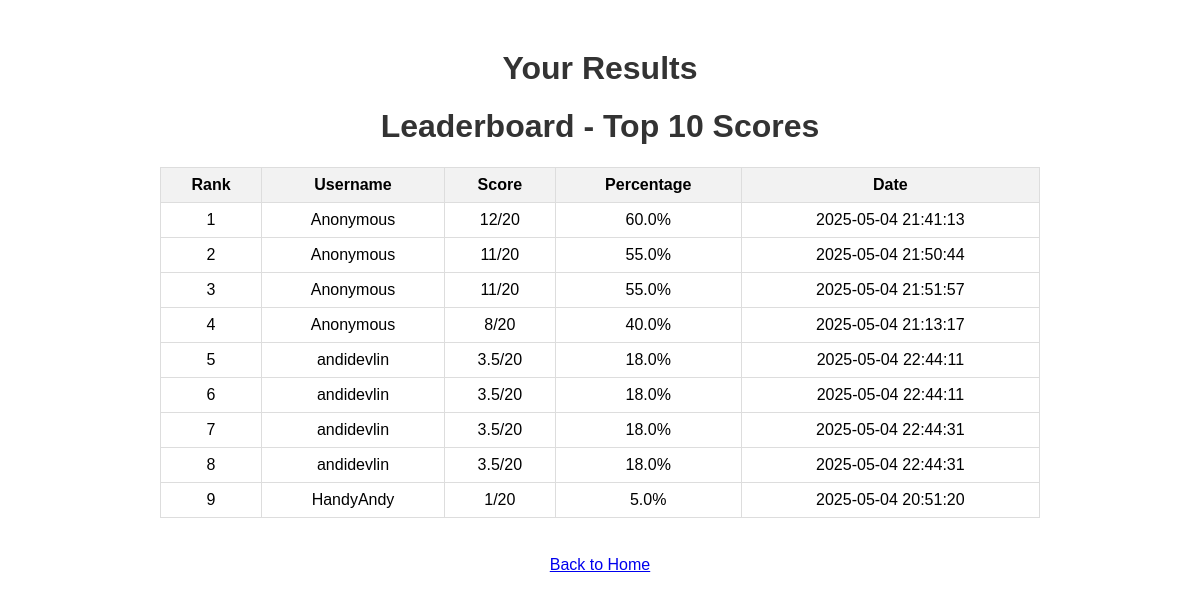
The app's page /leaderboard with its own data.
### app.py (models this page shows)
class Score(db.Model):
    id = db.Column(db.Integer, primary_key=True)
    username = db.Column(db.String(50), nullable=False)
    score = db.Column(db.Integer, nullable=False)
    percentage = db.Column(db.Float, nullable=False)
    timestamp = db.Column(db.DateTime, default=datetime.utcnow)

### app.py (the view)
@app.route('/leaderboard')
def leaderboard():
    scores = Score.query.order_by(Score.percentage.desc()).limit(10).all()
    final_score = session.get('final_score', None)
    return render_template('leaderboard.html', scores=scores, final_score=final_score)

### templates/leaderboard.html (shortened to what this page needs)
<!DOCTYPE html>
<html>
<head>
    <link rel="stylesheet" href="{{ url_for('static', filename='style.css') }}">
</head>
<body>
    <h1>Your Results</h1>
    <h1>Leaderboard - Top 10 Scores</h1>
    {% if scores %}
    <table>
        <tr>
            <th>Rank</th>
            <th>Username</th>
            <th>Score</th>
            <th>Percentage</th>
            <th>Date</th>
        </tr>
        {% for score in scores %}
        <tr>
            <td>{{ loop.index }}</td>
            <td>{{ score.username }}</td>
            <td>{{ score.score }}/20</td>
            <td>{{ score.percentage|round(0) }}%</td>
            <td>{{ score.timestamp.strftime('%Y-%m-%d %H:%M:%S') }}</td>
        </tr>
        {% endfor %}
    </table>
    {% else %}
    <p>No scores yet.</p>
    {% endif %}
    <br>
    <a href="{{ url_for('index') }}">Back to Home</a>
</body>
</html>

### static/style.css (style rules this page uses)
body { font-family: Arial, sans-serif; text-align: center; margin: 50px; }
h1 { color: #333; }
table { margin: 20px auto; border-collapse: collapse; width: 80%; }
th, td { border: 1px solid #ddd; padding: 8px; text-align: center; }
th { background-color: #f2f2f2; }

### records on screen
Score: username "Anonymous", score "12", percentage "60.0", timestamp "2025-05-04 21:41:13"
Score: username "Anonymous", score "11", percentage "55.0", timestamp "2025-05-04 21:50:44"
Score: username "Anonymous", score "11", percentage "55.0", timestamp "2025-05-04 21:51:57"
Score: username "Anonymous", score "8", percentage "40.0", timestamp "2025-05-04 21:13:17"
Score: username "andidevlin", score "3.5", percentage "18.0", timestamp "2025-05-04 22:44:11"
Score: username "andidevlin", score "3.5", percentage "18.0", timestamp "2025-05-04 22:44:11"
Score: username "andidevlin", score "3.5", percentage "18.0", timestamp "2025-05-04 22:44:31"
Score: username "andidevlin", score "3.5", percentage "18.0", timestamp "2025-05-04 22:44:31"
Score: username "HandyAndy", score "1", percentage "5.0", timestamp "2025-05-04 20:51:20"
